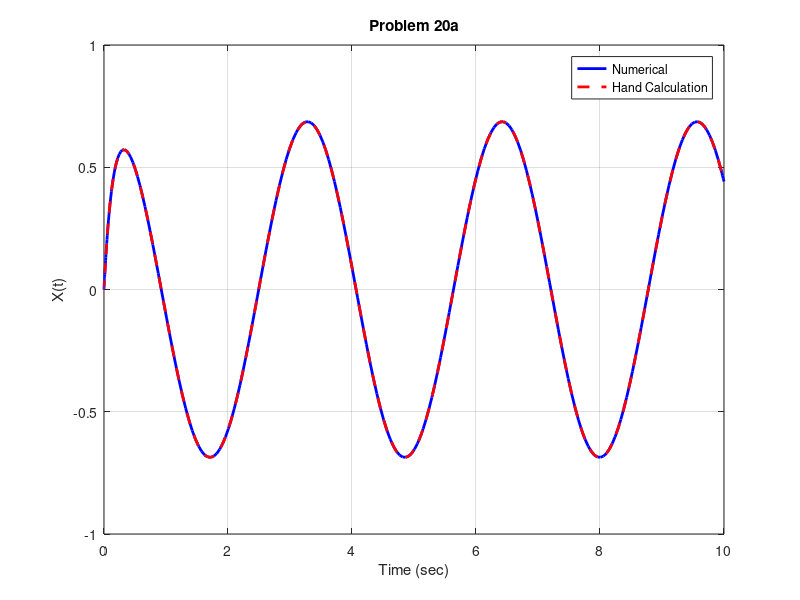

Here is the MATLAB script that generated this plot:
%%%%% xdot + 7*x = 5*cos(2*t)
%%%%% x(0) = 0

function problem20a()

close all %%closes all previous figures

%%%Simulates the first order equation
[tout,xout] = ode45(@Derivatives,[0 10],0);

%%%This plots it
plot(tout,xout,'b-','LineWidth',2)
grid on
xlabel('Time (sec)')
ylabel(' X(t) ')
title(' Problem 20a ')

%%%Plot the solution obtained by hand
hold on
x_hand = -35/53*exp(-7*tout) + 10/53*sin(2*tout) + 35/53*cos(2*tout);
plot(tout,x_hand,'r--','LineWidth',2)
legend('Numerical','Hand Calculation')


function xdot = Derivatives(t,x)

xdot = 5*cos(2*t) - 7*x;